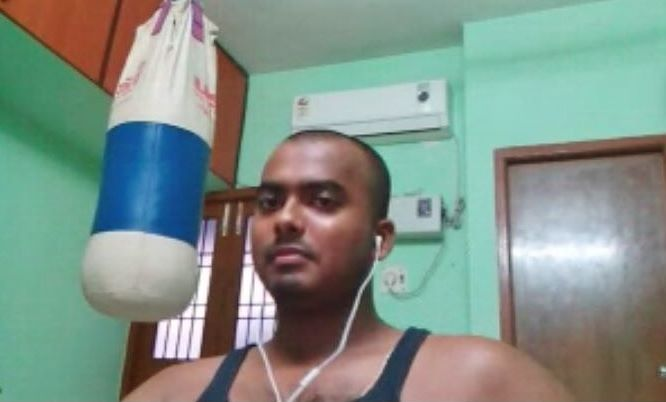
%> input picture Introduction-To-MATLAB/Image-Processing-Basics/ArunMay14th.jpg, 666 x 402 px
$ octave --eval "displayRGB('ArunMay14th.jpg');"   (GNU Octave 9; MATLAB toolbox functions it lacks are replaced by stand-ins)
%> lines starting %> are read from the running program, lines starting %| are printed output that depends on the picture
function displayRGB(filename)
%> called with filename = 'ArunMay14th.jpg'
% display a color image, as well as its red, green, and blue layers separately
clc
close all

im=imread(filename);
%> im is the input picture: size 402x666x3 uint8; mean R, G, B 129.2, 145.7, 136.5

red_layer=im;
red_layer(:,:,[2,3])=0;
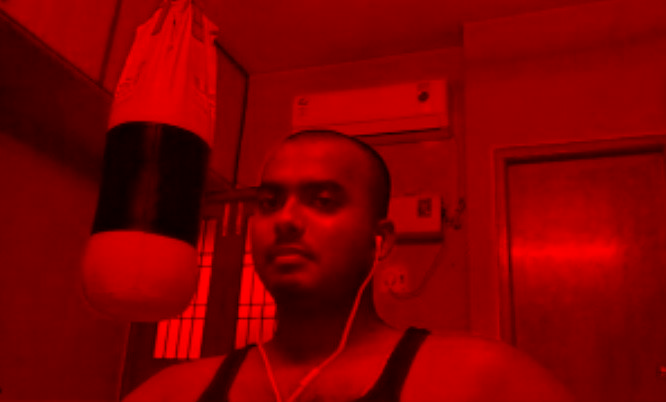
%> red_layer: size 402x666x3 uint8; mean R, G, B 129.2, 0, 0
blue_layer=im;
blue_layer(:,:,[1,2])=0;
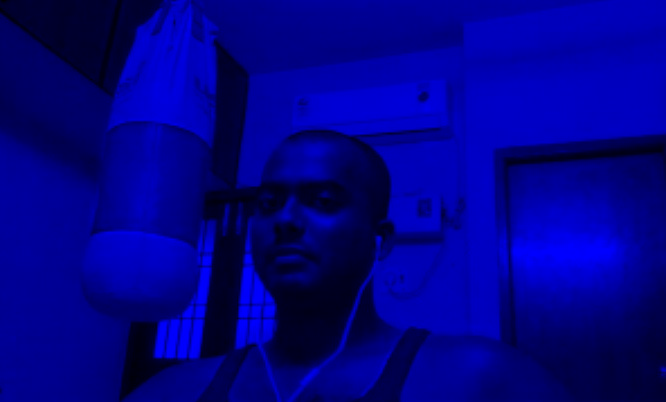
%> blue_layer: size 402x666x3 uint8; mean R, G, B 0, 0, 136.5
green_layer=im;
green_layer(:,:,[1,3])=0;
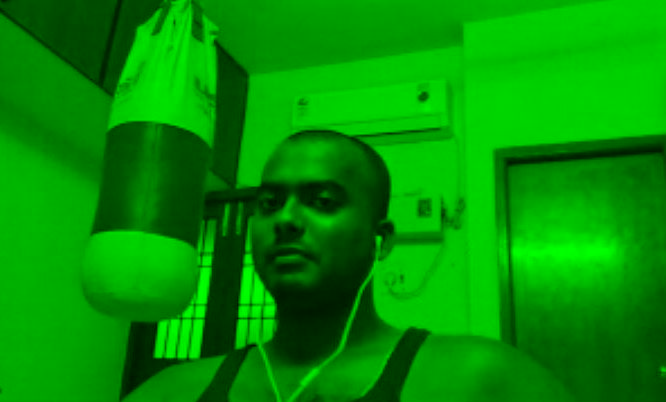
%> green_layer: size 402x666x3 uint8; mean R, G, B 0, 145.7, 0
image(red_layer);
figure;
image(blue_layer);
figure;
image(green_layer);
figure;
image(red_layer+blue_layer+green_layer);
